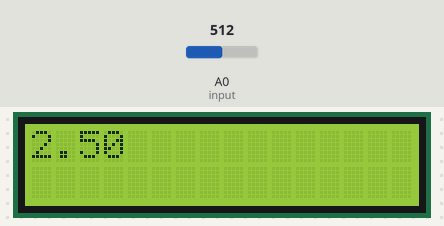
Simulated run of this sketch. Board: Arduino Uno, built with avr-gcc and run on an emulated ATmega328P. On the bench: 16×2 character LCD. The test bench sets the inputs (shaded band); at power-on: A0 (input) = 512.

Above: at 1.2 s.
1.3 s: A0 (input) set to 716
At 2.2 s:
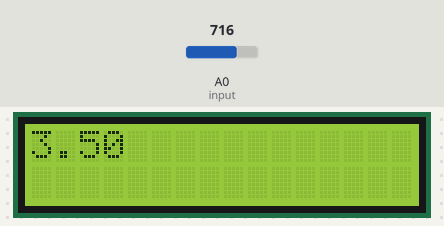
2.8 s: A0 (input) set to 900
At 3.3 s:
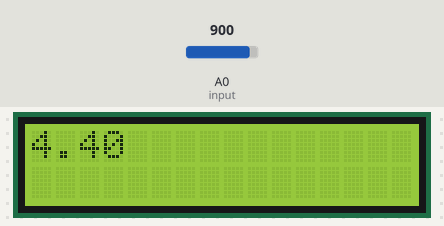
4.3 s: A0 (input) set to 1023
At 5.7 s:
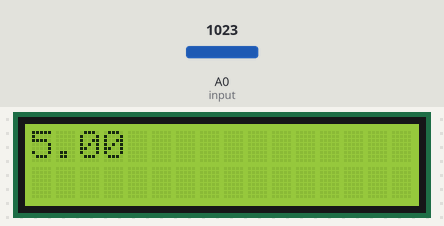
Timing chart, 0 to 7.3 s (numbered marks = the images above; inputs shaded):
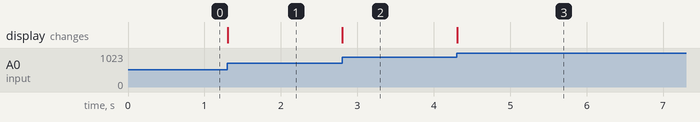

Measured:
- after the input at 1.3 s, the display: changes at once (image 1)
- after the input at 2.8 s, the display: changes at once (image 2)
- after the input at 4.3 s, the display: changes at once (image 3)

The sketch:

lab7.ino
```cpp
#include <LiquidCrystal_I2C.h>

LiquidCrystal_I2C display = LiquidCrystal_I2C(0x27, 16, 2);

uint8_t input = A0;
uint8_t negative_probe = A1;

void setup() {
  // put your setup code here, to run once:
  display.init();
  display.backlight();

  pinMode(input, INPUT);
}

void loop() {
  // put your main code here, to run repeatedly:
  double positive = analogRead(input);

  double voltage = 5.0 * ((positive)/1023);
  display.setCursor(0, 0);
  display.print(voltage);

}
```
